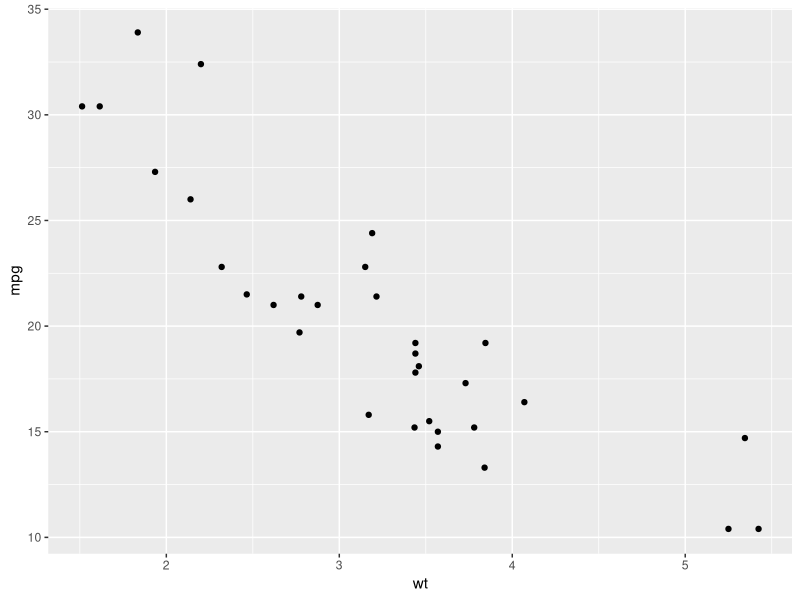
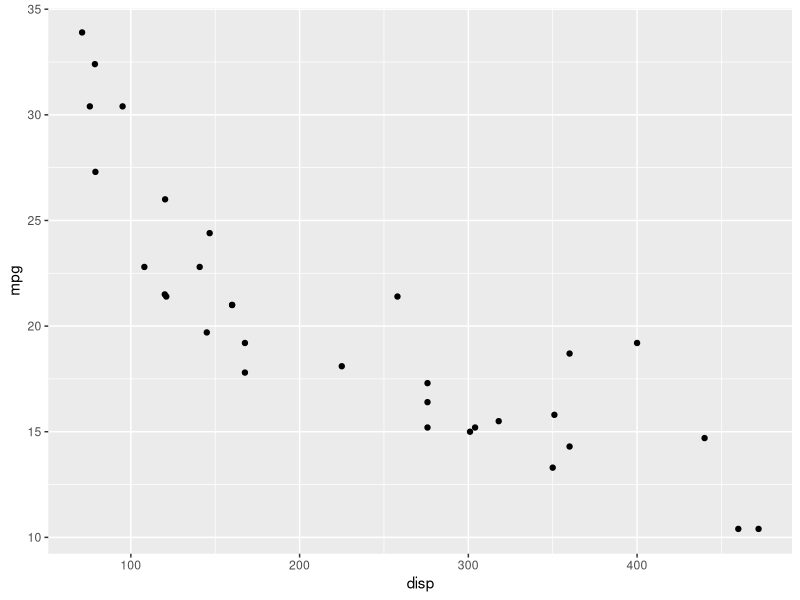
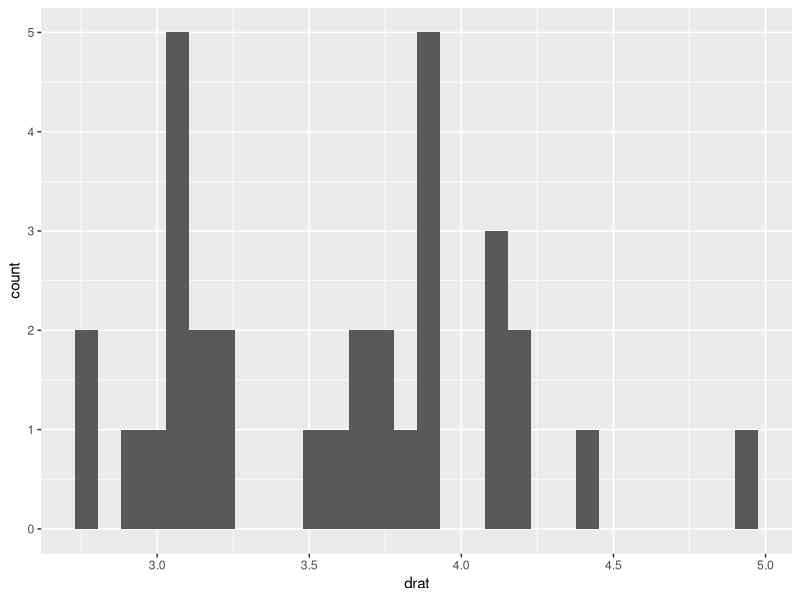

These figures' R source, in order:
## ---- chunk 1
0.1 + 0.1 + 0.1 - 0.3
0.3 - 0.1 - 0.1 - 0.1 # a variation

# run this if you want to avoid scientific notation
options(scipen = 999)
## ---- chunk 2
# install.packages("tidyverse")
library(tidyverse)
## ---- chunk 3
mtcars[mtcars$cyl == 6 & mtcars$mpg > 20, c("mpg", "hp")]
## ---- chunk 4
mtcars %>%
  filter(cyl == 6, mpg > 20) |> # reminder that %>% is the same thing
  select(mpg, hp)
## ---- chunk 5
#| label: load data

data(mtcars) # reads in the data & adds it to your environment as a dataframe
mtcars

mtcars <- mtcars %>% 
  rownames_to_column("model")

view(mtcars)
head(mtcars, 10) # preview first few lines, can designate how many 
summary(mtcars)
?mtcars # open helps info

tail(mtcars)
## ---- chunk 6

mean(mtcars) # WRONG
mean(mpg) # WRONG AGAIN

mean(mtcars$mpg) # the $ lets you select z variable/column within df

## ---- chunk 7

mean(mtcars$qsec)


## ---- chunk 8

median(mtcars$mpg)
## ---- chunk 9
# this is a scatterplot of mpg by wt

ggplot(data = mtcars, aes(x = wt, y = mpg)) +
  geom_point()

## ---- chunk 10

ggplot(data = mtcars, aes(x = disp, y = mpg)) +
  geom_point()

ggplot(data = mtcars, aes(x = drat)) +
  geom_histogram()
